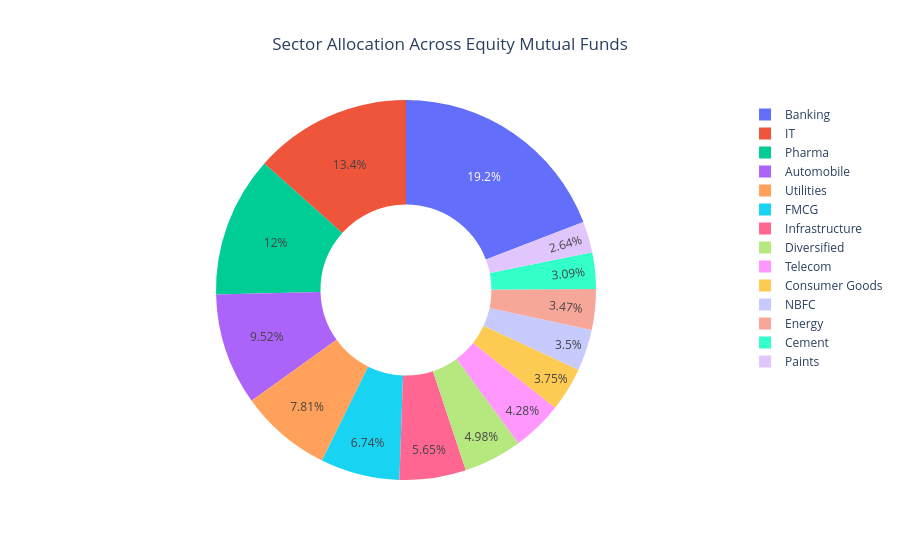

The notebook cell saved with this chart:
### Code cell
fig = px.pie(
    sector_data,
    names="sector",
    values="weight_pct",
    title="Sector Allocation Across Equity Mutual Funds",
    hole=0.45
)

fig.update_layout(
    title_x=0.5,
    template="plotly_white"
)

fig.show()

### Figure 1 — Plotly figure (JSON) as saved in the notebook; plotly's stock layout.template omitted (floating-point values rounded to 4 significant figures)
{"data": [{"domain": {"x": [0, 1], "y": [0, 1]}, "hole": 0.45, "hovertemplate": "sector=%{label}<br>weight_pct=%{value}<extra></extra>", "labels": ["Banking", "IT", "Pharma", "Automobile", "Utilities", "FMCG", "Infrastructure", "Diversified", "Telecom", "Consumer Goods", "NBFC", "Energy", "Cement", "Paints"], "legendgroup": "", "name": "", "showlegend": true, "type": "pie", "values": [652.3, 455.5, 407.4, 323.6, 265.5, 229.1, 192.2, 169.2, 145.6, 127.6, 119.1, 117.9, 105.0, 89.86]}], "layout": {"legend": {"tracegroupgap": 0}, "title": {"text": "Sector Allocation Across Equity Mutual Funds", "x": 0.5}}}
